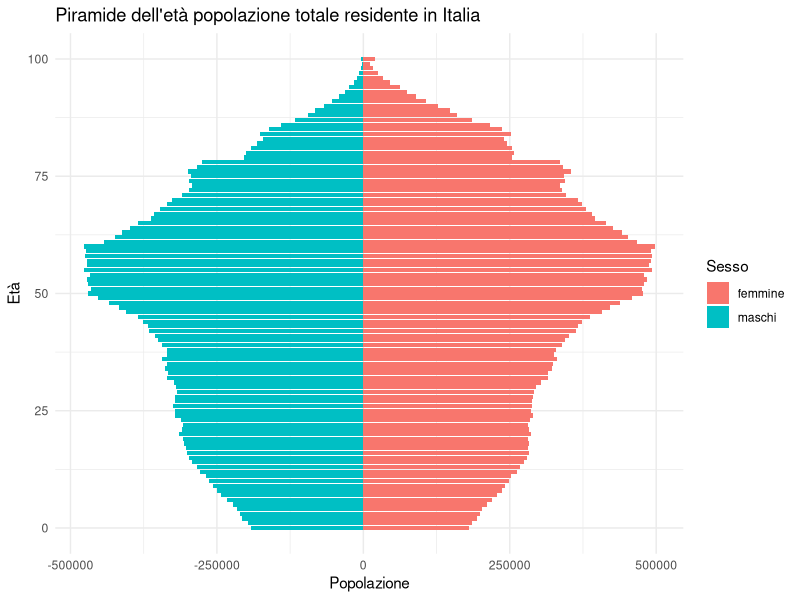
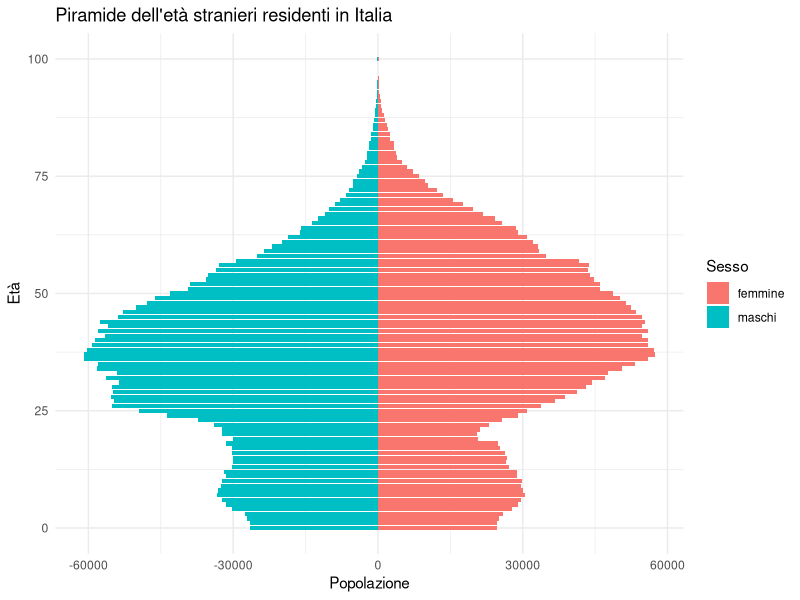
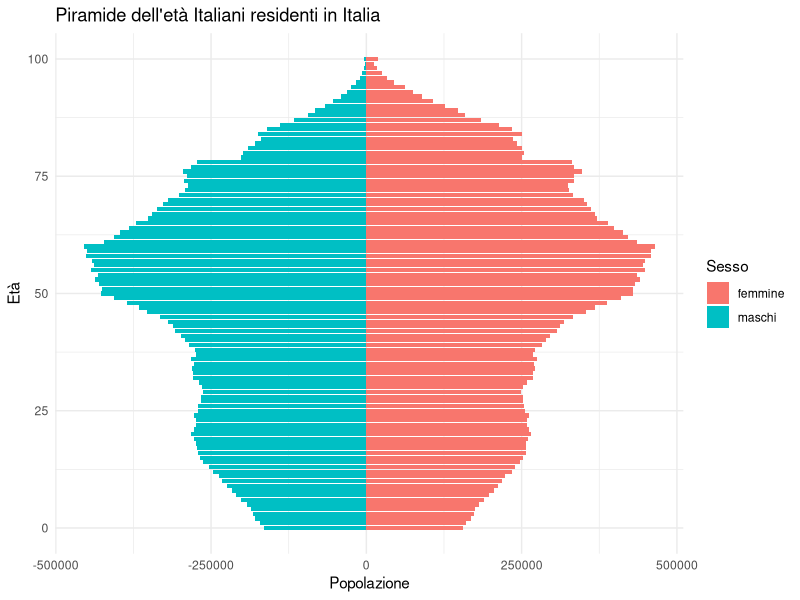
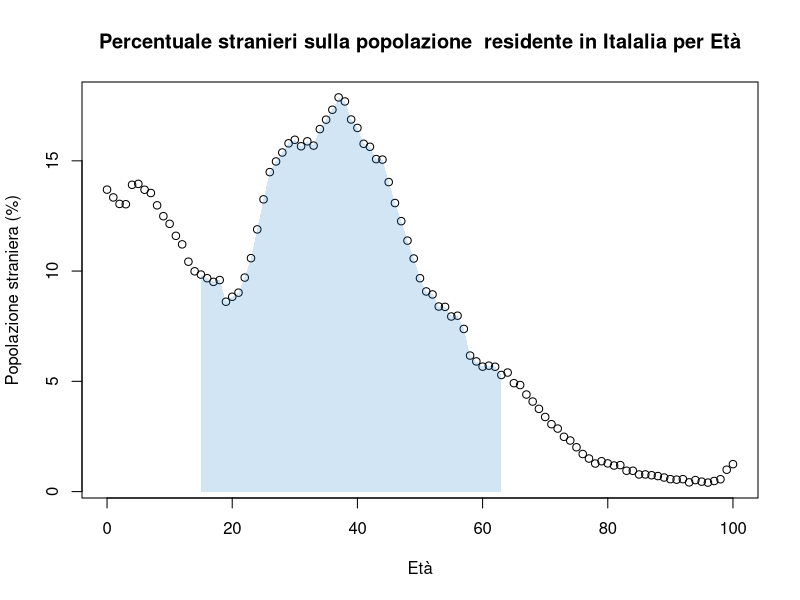

Recreate these plots in R, in order.
## ---- chunk 1
knitr::opts_chunk$set(echo = F, message = F, warning = F)

library(ggplot2)
library(tidyverse)
## ---- chunk 2
data_preparation_for_pyramid <- function(ds, maschi, femmine, group_years = 1, min_age=0, max_age=101) {
  
  ds_pivot = ds %>%
    select(Età, maschi, femmine) %>%
    filter(Età >= min_age & Età <= max_age) %>%
    pivot_longer(cols = c(maschi, femmine), names_to="Sesso", values_to="Popolazione" ) %>%
    
    mutate(Popolazione = ifelse(Sesso == maschi, -Popolazione, Popolazione)) %>%
    
    mutate(classe_eta = floor(Età/group_years)*group_years) %>%
    group_by(classe_eta, Sesso) %>%
    
    summarise(Popolazione_aggregata = sum(Popolazione)) %>%
    mutate(gruppo_eta = paste0(classe_eta, " - ", classe_eta + group_years - 1))
  
  return(ds_pivot)
}

generate_pyramid_chart <- function(pivot, title) {
  pop_max <- max(abs(pivot$Popolazione_aggregata), na.rm = TRUE)

  ggplot(pivot, aes(x = classe_eta, y = Popolazione_aggregata, fill = Sesso)) +
    
    geom_col() +
  
    coord_flip() +
    xlab("Maschi") +
    ylab("Femmine") +
  
    labs(
      title = title,
      x = "Età",
      y = "Popolazione",
      fill = "Sesso"
    ) +
    theme_minimal()
}

get_stats_base <- function(col) {
cat('varianza: ', var(col), '\n')
cat('deviazione standard: ', sd(col), '\n')
cat('distanza interquartile:', IQR(col), '\n')
cat('range: ', diff(range(col)), '\n')
}

population_old_idx <- function(population) {
  population %>%
    summarise(
      totale = sum(Totale),
      under_14 = sum(Totale[Età <= 14]),
      under_14_perc = under_14/totale*100,
      over_65  = sum(Totale[Età >= 65]),
      over_65_perc = over_65/totale*100
    )
}
## ---- chunk 3
resident_italy = read.csv('source/Popolazione_residente_italia_ISTAT_2025.csv', sep=";")
strangers_resident_italy = read.csv('source/Popolazione straniera residente_istat_2025.csv', sep=";")
italians_resident_italy = read.csv('source/Popolazione_italiana_residente_italia_ISTAT_2025.csv', sep=";")
## ---- chunk 4
pivoted_datas = data_preparation_for_pyramid(resident_italy, "maschi", "femmine")

generate_pyramid_chart(pivoted_datas, title="Piramide dell'età popolazione totale residente in Italia")

## ---- chunk 5
eta_media_totale <- weighted.mean(resident_italy$Età, resident_italy$Totale)
cat('Età media totale residenti: ', eta_media_totale)

## ---- chunk 6
italy_resident_trasholds = population_old_idx(resident_italy)
## ---- chunk 7
italy_resident_trasholds
## ---- chunk 8
cat("Indice vecchiaia: ", (italy_resident_trasholds[['over_65']]/italy_resident_trasholds[['under_14']])*100)

## ---- chunk 9
pivoted_stranges = data_preparation_for_pyramid(strangers_resident_italy, "maschi", "femmine" )
generate_pyramid_chart(pivoted_stranges, title="Piramide dell'età stranieri residenti in Italia")
## ---- chunk 10
eta_media_stranieri <- weighted.mean(strangers_resident_italy$Età, strangers_resident_italy$Totale)
cat('Età media totale residenti stranieri: ', eta_media_stranieri)
## ---- chunk 11
italy_strangers_resident_trasholds = population_old_idx(strangers_resident_italy)

italy_strangers_resident_trasholds

## ---- chunk 12
cat("Indice vecchiaia: ", (italy_strangers_resident_trasholds[['over_65']]/italy_strangers_resident_trasholds[['under_14']])*100)
## ---- chunk 13
pivoted_italians = data_preparation_for_pyramid(italians_resident_italy, "maschi", "femmine" )
generate_pyramid_chart(pivoted_italians, title="Piramide dell'età Italiani residenti in Italia")
## ---- chunk 14
italy_citizen_resident_trasholds = population_old_idx(italians_resident_italy)

## ---- chunk 15
eta_media_italiani <- weighted.mean(italians_resident_italy$Età, italians_resident_italy$Totale)
cat('Età media totale residenti Italiani: ', eta_media_italiani)
## ---- chunk 16
italy_citizen_resident_trasholds
## ---- chunk 17
cat("Indice vecchiaia: ", (italy_citizen_resident_trasholds[['over_65']]/italy_citizen_resident_trasholds[['under_14']])*100)
## ---- chunk 18
residents_nationality = read.csv('source/Popolazione residente per cittadinanza o paese di nascita_istat_2025.csv')
## ---- chunk 19
resident_reordered = residents_nationality %>%
  arrange(desc(Totale)) %>%
  filter(Cittadinanza != 'Totale')
## ---- chunk 20
perc_strangers = strangers_resident_italy %>%
  select('Età', Totale) %>%
  mutate(Totale = Totale/resident_italy$Totale)

## ---- chunk 21
#percentuale stranieri su totale popolazione
plot(perc_strangers$Età, perc_strangers$Totale*100, main="Percentuale stranieri sulla popolazione  residente in Italalia per Età", xlab = "Età", ylab="Popolazione straniera (%)")
polygon(
  x = c(15, perc_strangers$Età[perc_strangers$Età >= 15 & perc_strangers$Età <= 63], 63),
  y = c(0, perc_strangers$Totale[perc_strangers$Età >= 15 & perc_strangers$Età <= 63] * 100, 0),
  col = rgb(0.1, 0.5, 0.8, 0.2),
  border = NA
)
## ---- chunk 22
cat('Ci sono ',length(residents_nationality$Cittadinanza), 'Cittadinanze in Italia\n')
cat('Di seguito le prime 5 per numero di persone')

resident_reordered %>%
  select('Anno', 'Cittadinanza', 'Totale') %>%
  mutate(Totale = formatC(Totale*100/sum(resident_reordered$Totale), format="f", digits=2)) %>%
  slice_head(n = 5)
